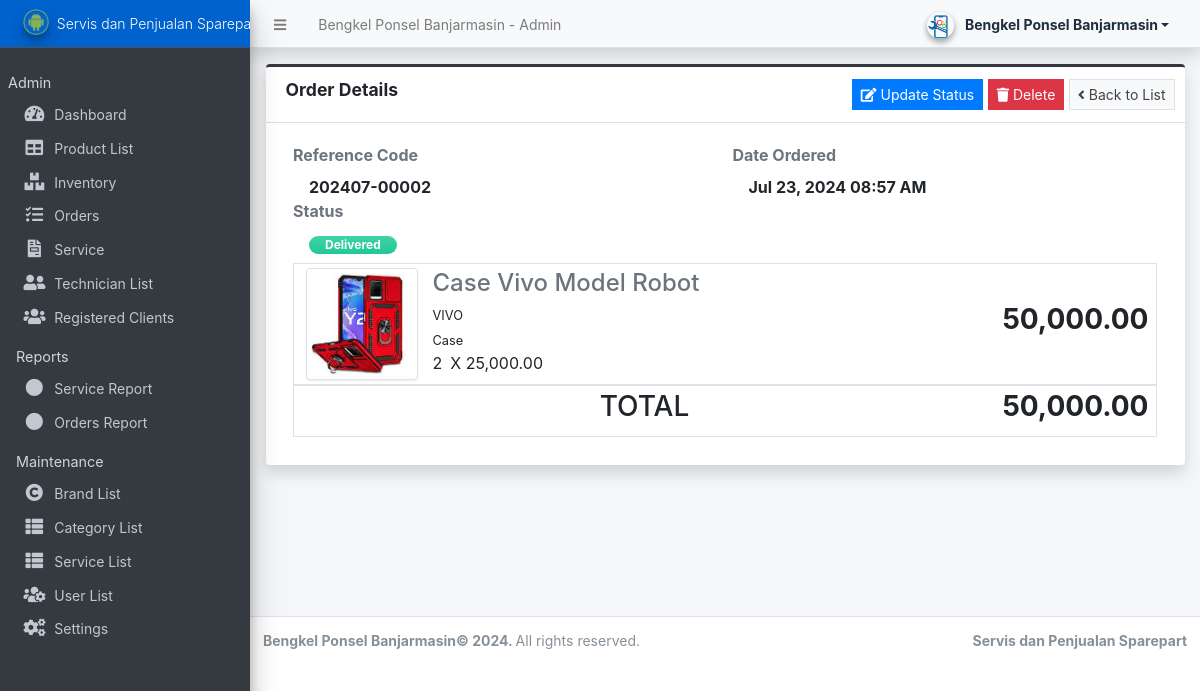
Screenshot of /admin/?page=orders/view_order&id=18 (signed in) with the database file from the repository.
### tables this page shows
CREATE TABLE `order_items` (
  `id` int(30) NOT NULL,
  `order_id` int(30) NOT NULL,
  `product_id` int(30) NOT NULL,
  `quantity` float NOT NULL DEFAULT 0,
  `date_added` datetime NOT NULL DEFAULT current_timestamp()
);

CREATE TABLE `product_list` (
  `id` int(30) NOT NULL,
  `brand_id` int(30) NOT NULL,
  `category_id` int(30) NOT NULL,
  `name` text NOT NULL,
  `models` text NOT NULL,
  `description` text NOT NULL,
  `price` float NOT NULL DEFAULT 0,
  `status` tinyint(1) NOT NULL DEFAULT 1,
  `image_path` text NOT NULL,
  `delete_flag` tinyint(1) NOT NULL DEFAULT 0,
  `date_created` datetime NOT NULL DEFAULT current_timestamp(),
  `date_updated` datetime DEFAULT NULL ON UPDATE current_timestamp()
);

CREATE TABLE `brand_list` (
  `id` int(30) NOT NULL,
  `name` text NOT NULL,
  `image_path` text NOT NULL,
  `delete_flag` tinyint(1) NOT NULL DEFAULT 0,
  `status` tinyint(1) NOT NULL DEFAULT 1,
  `date_created` datetime NOT NULL DEFAULT current_timestamp(),
  `date_updated` datetime DEFAULT NULL ON UPDATE current_timestamp()
);

CREATE TABLE `categories` (
  `id` int(30) NOT NULL,
  `category` varchar(250) NOT NULL,
  `status` tinyint(1) NOT NULL DEFAULT 1,
  `delete_flag` tinyint(1) NOT NULL DEFAULT 0,
  `date_created` datetime NOT NULL DEFAULT current_timestamp()
);

### config.php (called while the page is built, shortened)
<?php
function validate_image($file){
    $file = explode("?",$file)[0];
	if(!empty($file)){
		if(is_file(base_app.$file)){
			return base_url.$file;
		}else{
			return base_url.'dist/img/no-image-available.png';
		}
	}else{
		return base_url.'dist/img/no-image-available.png';
	}
}
?>

### admin/orders/view_order.php (the view, shortened to what this page needs)
<div class="card card-outline card-dark shadow rounded0-0">
    <div class="card-header">
        <h3 class="card-title"><b>Order Details</b></h3>
        <div class="card-tools">
            <button class="btn btn-primary btn-flat btn-sm" type="button" id="update_status"><i class="fa fa-edit"></i> Update Status</button>
            <button class="btn btn-danger btn-flat btn-sm" type="button" id="delete_order"><i class="fa fa-trash"></i> Delete</button>
            <a class="btn btn-default btn-flat border btn-sm" href="./?page=orders"><i class="fa fa-angle-left"></i> Back to List</a>
        </div>
    </div>
    <div class="card-body">
        <div class="container-fluid">
            <div class="row">
                <div class="col-md-6">
                    <label for="" class="text-muted">Reference Code</label>
                    <div class="ml-3"><b><?= isset($ref_code) ? $ref_code : "N/A" ?></b></div>
                </div>
                <div class="col-md-6">
                    <label for="" class="text-muted">Date Ordered</label>
                    <div class="ml-3"><b><?= isset($date_created) ? date("M d, Y h:i A", strtotime($date_created)) : "N/A" ?></b></div>
                </div>
            </div>
            <div class="row">
                <div class="col-md-6">
                    <label for="" class="text-muted">Status</label>
                    <div class="ml-3">
                        <?php if(isset($status)): ?>
                            <?php if($status == 0): ?>
                                <span class="badge badge-secondary px-3 rounded-pill">Pending</span>
                            <?php elseif($status == 1): ?>
                                <span class="badge badge-primary px-3 rounded-pill">Packed</span>
                            <?php elseif($status == 2): ?>
                                <span class="badge badge-success px-3 rounded-pill">For Delivery</span>
                            <?php elseif($status == 3): ?>
                                <span class="badge badge-warning px-3 rounded-pill">On the Way</span>
                            <?php elseif($status == 4): ?>
                                <span class="badge badge-default bg-gradient-teal px-3 rounded-pill">Delivered</span>
                            <?php else: ?>
                                <span class="badge badge-danger px-3 rounded-pill">Cancelled</span>
                            <?php endif; ?>
                        <?php else: ?>
                            N/A
                        <?php endif; ?>
                    </div>
                </div>
            </div>
            <div class="row">
                <div class="col-12">
                <div class="w-100" id="order-list">
                        <?php
                        $total = 0;
                        if(isset($id)):
                        $order_item = $conn->query("SELECT o.*,p.name, p.price, p.image_path,b.name as brand, cc.category FROM `order_items` o inner join product_list p on o.product_id = p.id inner join brand_list b on p.brand_id = b.id inner join categories cc on p.category_id = cc.id where o.order_id = '{$id}' order by p.name asc");
                        while($row = $order_item->fetch_assoc()):
                            $total += ($row['quantity'] * $row['price']);
                        ?>
                        <div class="d-flex align-items-center w-100 border cart-item" data-id="<?= $row['id'] ?>">
                            <div class="col-auto flex-grow-1 flex-shrink-1 px-1 py-1">
                                <div class="d-flex align-items-center w-100 ">
                                    <div class="col-auto">
                                        <img src="<?= validate_image($row['image_path']) ?>" alt="Product Image" class="img-thumbnail prod-cart-img">
                                    </div>
                                    <div class="col-auto flex-grow-1 flex-shrink-1">
                                        <a href="./?p=products/view_product&id=<?= $row['product_id'] ?>" class="h4 text-muted" target="_blank">
                                            <p class="text-truncate-1 m-0"><?= $row['name'] ?></p>
                                        </a>
                                        <small><?= $row['brand'] ?></small><br>
                                        <small><?= $row['category'] ?></small><br>
                                        <div class="d-flex align-items-center w-100 mb-1">
                                            <span><?= number_format($row['quantity']) ?></span>
                                            <span class="ml-2">X <?= number_format($row['price'],2) ?></span>
                                        </div>
                                    </div>
                                </div>
                            </div>
                            <div class="col-auto text-right">
                                <h3><b><?= number_format($row['quantity'] * $row['price'],2) ?></b></h3>
                            </div>
                        </div>
                        <?php
                            endwhile;
                            endif;
                        ?>
                        <div class="d-flex align-items-center w-100 border">
                            <div class="col-auto flex-grow-1 flex-shrink-1 px-1 py-1">
                                    <h3 class="text-center">TOTAL</h3>
                            </div>
                            <div class="col-auto text-right">
                                <h3><b><?= number_format($total,2) ?></b></h3>
                            </div>
                        </div>
                    </div>
                </div>
            </div>
        </div>
    </div>
</div>

### admin/orders/view_order.php (style rules this page uses)
.prod-cart-img { width:7em; height:7em; object-fit:scale-down; object-position: center center; }

### rows the page displays
order_items: product.name "Case Vivo Model Robot", brand_list.name "VIVO", categories.category "Case", quantity "2", product.price "25,000.00", $row['quantity']*$row['price'] "50,000.00"

### other values shown
$_settings->info('name') "Bengkel Ponsel Banjarmasin"
$_settings->userdata('firstname').' '.$_settings->userdata('lastname') "Bengkel Ponsel Banjarmasin"
$_settings->info('short_name') "Servis dan Penjualan…"
$ref_code "202407-00002"
date("M d, Y h:i A", strtotime($date_created)) "Jul 23, 2024 08:57 AM"
$total "50,000.00"
$_settings->info('short_name') "Servis dan Penjualan Sparepart"
